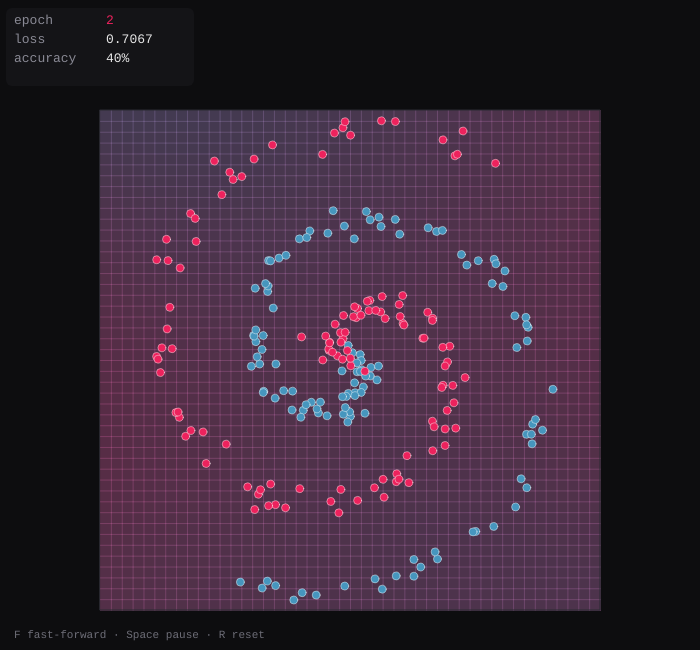
Frame 1 (no input)
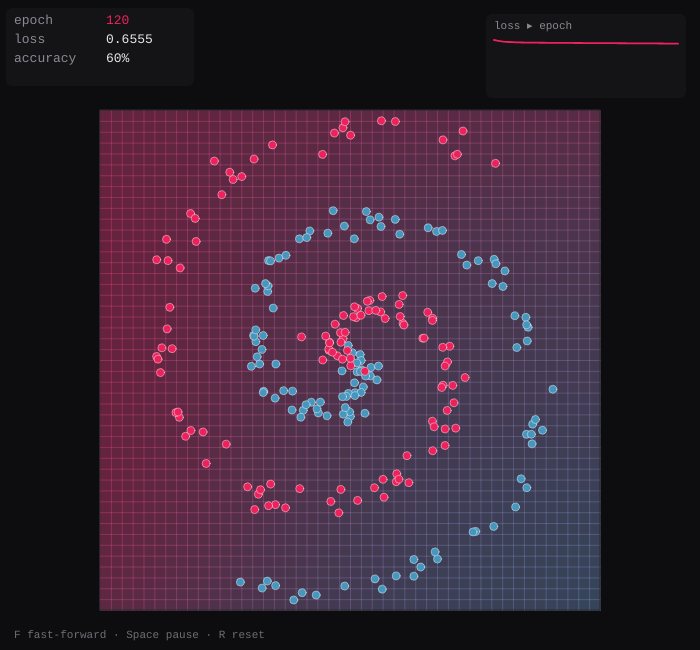
Frame 60 (no input)
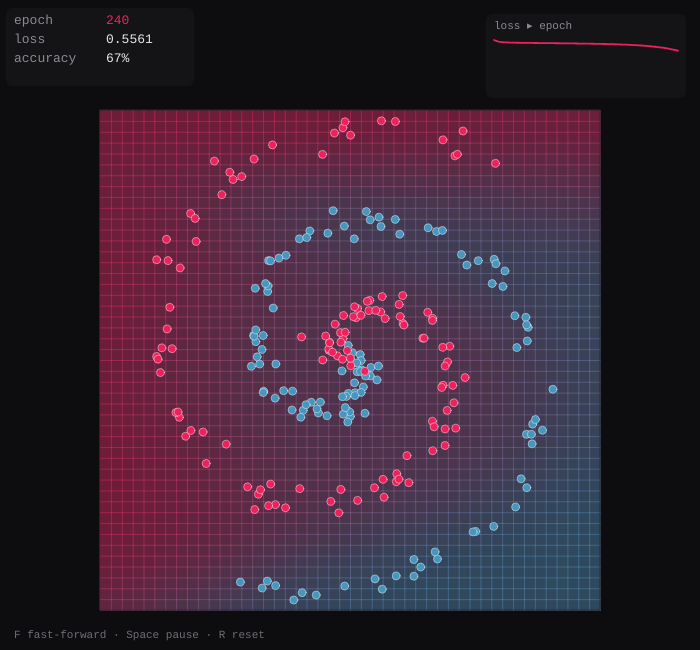
Frame 120 (the mouse pressed at the canvas centre since frame 60)

The p5.js sketch that drew these frames (run headless with seeded random() and noise() and a simulated clock; from frame 60 on, the mouse is pressed at the canvas centre):

// p5.js sketch
// ── sketch.js
/*
 * Neural Net — learning a decision boundary by backpropagation.
 *
 * Every other sketch in the Learning wing learns by EVOLUTION or by reward.
 * This one learns the way real neural networks (and large language models) are
 * actually trained: gradient descent. Two interleaving spirals of points are
 * impossible to separate with a straight line. A small multilayer network
 * makes a guess, measures how wrong it is (the loss), and backpropagation
 * computes how to nudge every weight to be a little less wrong. Repeat a few
 * thousand times and the coloured decision boundary bends itself around the
 * spirals.
 *
 * Coloured field = what the network predicts everywhere. Dots = the training
 * points it's trying to classify. The chart = the loss falling.
 *
 * Controls:  F = fast-forward   ·   Space = pause   ·   R = new spiral + weights
 */

// ---- architecture & training ----
const LAYERS = [5, 16, 16, 1]; // 5 = engineered features of (x, y)
const LR = 0.5; // learning rate
const POINTS_PER_CLASS = 120;
const SPIRAL_TURNS = 1.35;
const NOISE = 0.035;
const GRID = 46; // decision-field resolution

// ---- state ----
let net;
let data = [];
let epoch = 0;
let loss = 0;
let history = [];
let epochsPerFrame = 2;
let paused = false;

let plotX, plotY, plotSize;
const C0 = [70, 150, 190]; // class 0 — blue
const C1 = [237, 34, 93]; // class 1 — coral
const ACCENT = '#ed225d';

function setup() {
  const c = createCanvas(700, 650);
  c.parent(document.querySelector('main'));
  plotSize = 500;
  plotX = (width - plotSize) / 2;
  plotY = 110;
  reset();
}

function reset() {
  data = makeSpiral(POINTS_PER_CLASS, SPIRAL_TURNS, NOISE);
  net = makeNet(LAYERS);
  epoch = 0;
  loss = 0;
  history = [];
}

function draw() {
  background(13, 13, 15);

  if (!paused) {
    for (let e = 0; e < epochsPerFrame; e++) {
      loss = trainEpoch(net, data, LR);
      epoch++;
    }
    history.push(loss);
    if (history.length > 320) history.shift();
  }

  drawField();
  drawPoints();
  drawHud();
  drawChart();
}

// ---------------------------------------------------------------------------
// Data: two interleaving spirals
// ---------------------------------------------------------------------------
function makeSpiral(nPer, turns, noise) {
  const pts = [];
  for (let c = 0; c < 2; c++) {
    for (let i = 0; i < nPer; i++) {
      const r = i / nPer; // radius 0..1
      const t = r * turns * TWO_PI + c * PI + randomGaussian() * noise * 2;
      pts.push({
        x: r * cos(t) + randomGaussian() * noise,
        y: r * sin(t) + randomGaussian() * noise,
        label: c,
      });
    }
  }
  return pts;
}

// engineered features give the small net the nonlinearity it needs
function features(x, y) {
  return [x, y, x * y, x * x, y * y];
}

// ---------------------------------------------------------------------------
// Multilayer perceptron with backpropagation
// ---------------------------------------------------------------------------
function makeNet(sizes) {
  const W = [null];
  const b = [null];
  for (let l = 1; l < sizes.length; l++) {
    const scale = 1 / Math.sqrt(sizes[l - 1]);
    W[l] = [];
    for (let i = 0; i < sizes[l]; i++) {
      W[l][i] = [];
      for (let j = 0; j < sizes[l - 1]; j++) {
        W[l][i][j] = randomGaussian() * scale;
      }
    }
    b[l] = new Array(sizes[l]).fill(0);
  }
  return { sizes, W, b };
}

const sigmoid = (z) => 1 / (1 + Math.exp(-z));

function forward(net, input) {
  const L = net.sizes.length - 1;
  const a = [input];
  for (let l = 1; l <= L; l++) {
    const out = [];
    for (let i = 0; i < net.sizes[l]; i++) {
      let z = net.b[l][i];
      const row = net.W[l][i];
      const prev = a[l - 1];
      for (let j = 0; j < prev.length; j++) z += row[j] * prev[j];
      out[i] = l === L ? sigmoid(z) : Math.tanh(z);
    }
    a[l] = out;
  }
  return a; // a[L] is the output layer
}

function predict(net, x, y) {
  return forward(net, features(x, y))[net.sizes.length - 1][0];
}

// one full-batch gradient-descent step over all points; returns mean loss
function trainEpoch(net, pts, lr) {
  const L = net.sizes.length - 1;
  // gradient accumulators
  const gW = [null];
  const gB = [null];
  for (let l = 1; l <= L; l++) {
    gW[l] = net.W[l].map((row) => row.map(() => 0));
    gB[l] = net.b[l].map(() => 0);
  }

  let totalLoss = 0;
  for (const p of pts) {
    const a = forward(net, features(p.x, p.y));
    const out = a[L][0];
    const eps = 1e-7;
    totalLoss -= p.label * Math.log(out + eps) + (1 - p.label) * Math.log(1 - out + eps);

    // output delta (binary cross-entropy + sigmoid → out − label)
    let delta = [out - p.label];
    const deltas = [];
    deltas[L] = delta;
    // backprop through hidden layers (tanh derivative = 1 − a²)
    for (let l = L - 1; l >= 1; l--) {
      const d = new Array(net.sizes[l]).fill(0);
      for (let i = 0; i < net.sizes[l]; i++) {
        let sum = 0;
        for (let k = 0; k < net.sizes[l + 1]; k++) sum += net.W[l + 1][k][i] * deltas[l + 1][k];
        d[i] = sum * (1 - a[l][i] * a[l][i]);
      }
      deltas[l] = d;
    }
    // accumulate gradients
    for (let l = 1; l <= L; l++) {
      const prev = a[l - 1];
      for (let i = 0; i < net.sizes[l]; i++) {
        const dli = deltas[l][i];
        gB[l][i] += dli;
        const gwi = gW[l][i];
        for (let j = 0; j < prev.length; j++) gwi[j] += dli * prev[j];
      }
    }
  }

  // apply averaged gradients
  const n = pts.length;
  for (let l = 1; l <= L; l++) {
    for (let i = 0; i < net.sizes[l]; i++) {
      net.b[l][i] -= (lr / n) * gB[l][i];
      for (let j = 0; j < net.W[l][i].length; j++) {
        net.W[l][i][j] -= (lr / n) * gW[l][i][j];
      }
    }
  }
  return totalLoss / n;
}

function accuracy() {
  let correct = 0;
  for (const p of data) {
    const pred = predict(net, p.x, p.y) > 0.5 ? 1 : 0;
    if (pred === p.label) correct++;
  }
  return correct / data.length;
}

// ---------------------------------------------------------------------------
// Rendering
// ---------------------------------------------------------------------------
function dataToScreen(x, y) {
  return [
    plotX + ((x + 1) / 2) * plotSize,
    plotY + ((y + 1) / 2) * plotSize,
  ];
}

function drawField() {
  noStroke();
  const cellW = plotSize / GRID;
  for (let gx = 0; gx < GRID; gx++) {
    for (let gy = 0; gy < GRID; gy++) {
      const dx = (gx + 0.5) / GRID * 2 - 1;
      const dy = (gy + 0.5) / GRID * 2 - 1;
      const p = predict(net, dx, dy);
      const r = lerp(C0[0], C1[0], p);
      const g = lerp(C0[1], C1[1], p);
      const b = lerp(C0[2], C1[2], p);
      fill(r, g, b, 120);
      rect(plotX + gx * cellW, plotY + gy * cellW, cellW + 1, cellW + 1);
    }
  }
  noFill();
  stroke(42, 42, 50);
  strokeWeight(1);
  rect(plotX, plotY, plotSize, plotSize);
}

function drawPoints() {
  strokeWeight(1);
  for (const p of data) {
    const [sx, sy] = dataToScreen(p.x, p.y);
    stroke(255, 255, 255, 110);
    fill(p.label === 1 ? color(C1[0], C1[1], C1[2]) : color(C0[0], C0[1], C0[2]));
    circle(sx, sy, 8);
  }
}

function drawHud() {
  push();
  textFont('monospace');
  textAlign(LEFT, BASELINE);
  textSize(13);
  const x = 14;
  let y = 24;
  const line = (label, val, col) => {
    noStroke();
    fill(138, 138, 149);
    text(label, x, y);
    fill(col || 230);
    text(val, x + 92, y);
    y += 19;
  };
  fill(22, 22, 26, 200);
  noStroke();
  rect(x - 8, 8, 188, 78, 6);
  line('epoch', epoch, ACCENT);
  line('loss', loss.toFixed(4));
  const acc = accuracy();
  line('accuracy', round(acc * 100) + '%', acc > 0.9 ? '#5fd38d' : 230);

  textSize(11);
  fill(110, 110, 120);
  text(
    (paused ? '[paused] ' : '') +
      'F fast-forward · Space pause · R reset' +
      (epochsPerFrame > 2 ? '   ▸▸ ×' + epochsPerFrame : ''),
    14,
    height - 12
  );
  pop();
}

function drawChart() {
  if (history.length < 2) return;
  const cw = 200;
  const ch = 84;
  const cx = width - cw - 14;
  const cy = 14;
  push();
  noStroke();
  fill(22, 22, 26, 200);
  rect(cx, cy, cw, ch, 6);
  fill(138, 138, 149);
  textFont('monospace');
  textSize(11);
  textAlign(LEFT, TOP);
  text('loss ▸ epoch', cx + 8, cy + 7);

  const px = cx + 8;
  const py = cy + 26;
  const pw = cw - 16;
  const ph = ch - 34;
  let hi = 0;
  for (const v of history) hi = max(hi, v);
  hi = max(hi, 1e-6);
  const n = history.length;
  stroke(ACCENT);
  strokeWeight(1.8);
  noFill();
  beginShape();
  for (let i = 0; i < n; i++) {
    vertex(px + (i / (n - 1)) * pw, py + ph - (history[i] / hi) * ph);
  }
  endShape();
  pop();
}

function keyPressed() {
  if (key === 'f' || key === 'F') {
    epochsPerFrame = epochsPerFrame > 2 ? 2 : 20;
  } else if (key === 'r' || key === 'R') {
    reset();
  } else if (key === ' ') {
    paused = !paused;
    return false;
  }
}
